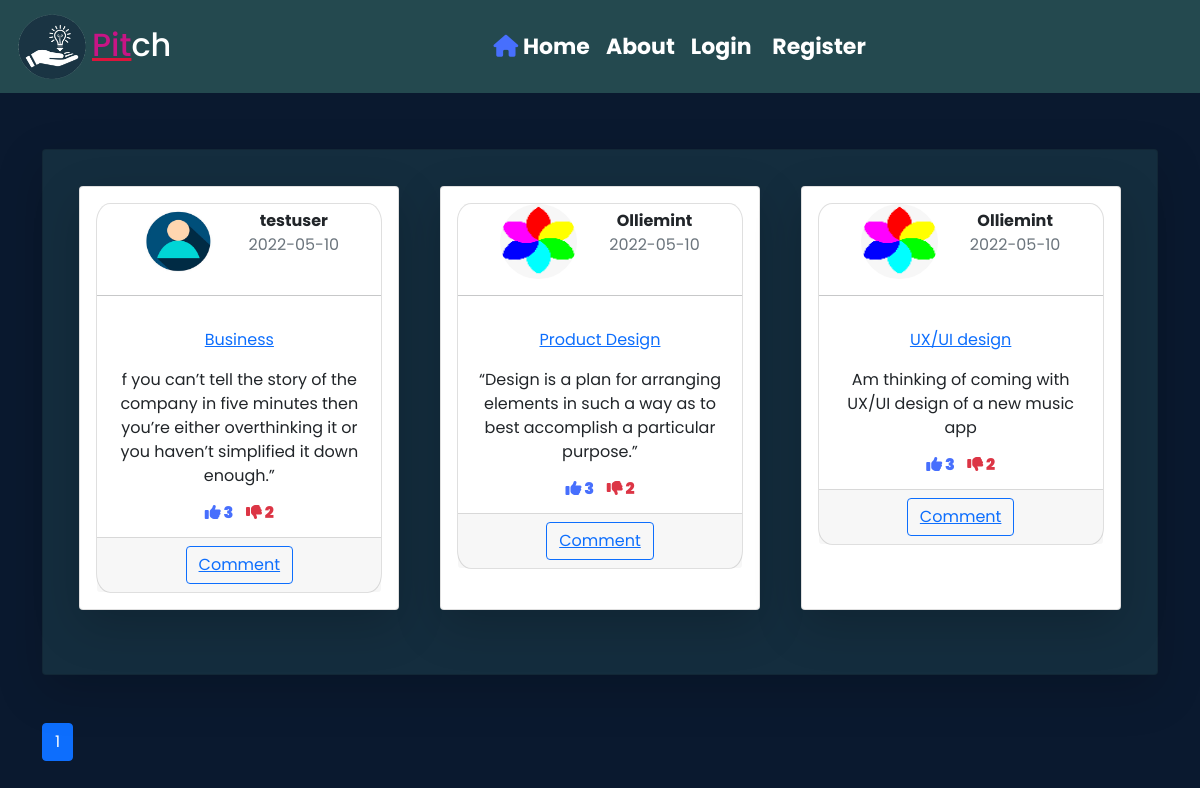
The app's page /home, older data.
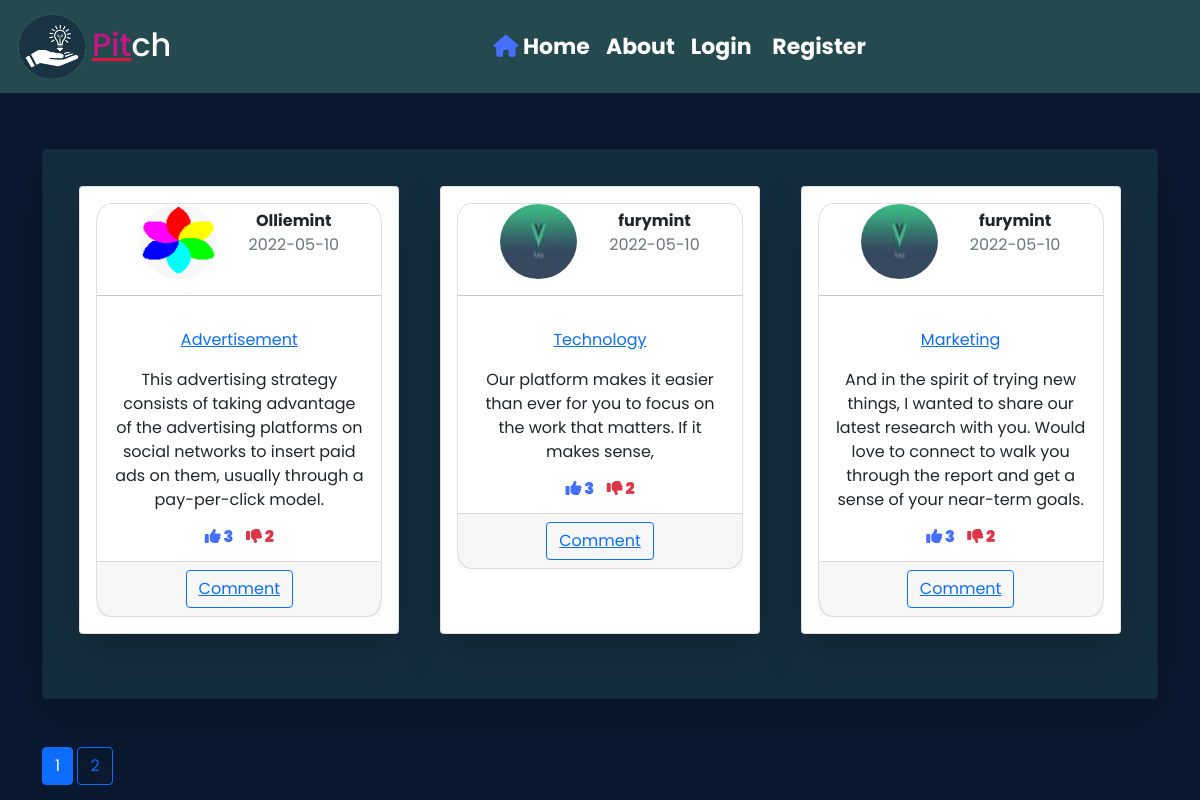
The same page, newer data.
### app/models.py (models this page shows, shortened)
class Pitch(db.Model):
    id = db.Column(db.Integer,primary_key=True)
    title =db.Column(db.String(100), nullable=False)
    posted = db.Column(db.DateTime,nullable = False, default = datetime.utcnow)
    pitch = db.Column(db.Text, nullable = False)
    user_id = db.Column(db.Integer, db.ForeignKey('user.id'), nullable = False)

class User(db.Model,UserMixin):
    id = db.Column(db.Integer,primary_key=True)
    username =db.Column(db.String(15),unique=True, nullable=False)
    email =db.Column(db.String(100),unique=True, nullable=False)
    avatar =db.Column(db.String(60), nullable=False, default ='default.jpg')
    password =db.Column(db.String(60), nullable=False)
    pitchs = db.relationship('Pitch',backref = 'author', lazy =True)

### app/routes.py (the view)
@app.route('/')
@app.route('/home')
def home():
    page = request.args.get('page',1,type=int)
    pitches = Pitch.query.order_by(Pitch.posted.desc()).paginate(page=page, per_page=3)
    return render_template('home.html',pitches=pitches)

### app/templates/home.html
{%extends 'base.html' %}
{% block content %}
    <div class="card shadow-lg p-3 mb-5 bg-white rounded" id="home">
        <div class="flex">
        {% for pitch in pitches.items %}
        <div class="card shadow-lg p-3 mb-5 bg-white rounded " style="width: 20rem;" id="cards">
            <div class="card text-center">
                <div class="header">
                    <div>
                <img class="rounded-circle" src="{{ url_for('static',filename='profiles/' + pitch.author.avatar) }}" alt="">
            </div>
            <div>
                <ul>
                    <li><strong>{{pitch.author.username}}</strong></li>
                    <li class="text-muted">{{ pitch.posted.strftime('%Y-%m-%d') }}</li>
                </ul>
            </div>
                </div>
                <hr>
                <div class="card-body">
                <p><a href="{{ url_for('pitched',pitch_id =pitch.id) }}">{{pitch.title}}</a></p>
                <p class="card-text">{{pitch.pitch}}</p>
                <div class="vote">
                    <i class="fa-solid fa-thumbs-up " id="icon1" style="color: #476FFD;"><span id="span1"> 3</span></i>
                    <i class="fa-solid fa-thumbs-down" id="icon2" style="color: #DC3545;"><span id="span2"> 2</span></i>
                </div>
                </div>
                <div class="card-footer text-muted">
                <button type="submit" class="btn btn-outline-primary"><a href="{{ url_for('comment') }}">Comment</a></button>
                </div>
            </div>
        </div>
        {% endfor %}
    </div>
    </div>
    {% for page_num in pitches.iter_pages()  %}
        {% if page_num %}
            {% if pitches.page == page_num %}
              <a class="btn btn-primary" href="{{ url_for('home', page=page_num) }}">{{ page_num }}</a>
            {% else %}
              <a class="btn btn-outline-primary" href="{{ url_for('home', page=page_num) }}">{{ page_num }}</a>
            {% endif %}
        {% else %}
          ..
        {% endif %}
    {% endfor %}
{% endblock %}

Row changes from the older to the newer data that the page shows:
no longer on this page (row edited): Pitch: avatar (placeholder picture), author.username "testuser", posted "2022-05-10", title "Business", pitch "f you can’t tell the story of the company in five minutes then you’re either overthinking it or you haven’t simplified it down enough.”"
no longer on this page (row unchanged): Pitch: avatar (picture), author.username "Olliemint", posted "2022-05-10", title "Product Design", pitch "“Design is a plan for arranging elements in such a way as to best accomplish a particular purpose.”"
removed Pitch: avatar (picture), author.username "Olliemint", posted "2022-05-10", title "UX/UI design", pitch "Am thinking of coming with UX/UI design of a new music app"
added Pitch: avatar (picture), author.username "Olliemint", posted "2022-05-10", title "Advertisement", pitch "This advertising strategy consists of taking advantage of the advertising platforms on social networks to insert paid ads on them, usually through a pay-per-click model."
added Pitch: avatar (picture), author.username "furymint", posted "2022-05-10", title "Technology", pitch "Our platform makes it easier than ever for you to focus on the work that matters. If it makes sense,"
added Pitch: avatar (picture), author.username "furymint", posted "2022-05-10", title "Marketing", pitch "And in the spirit of trying new things, I wanted to share our latest research with you. Would love to connect to walk you through the report and get a sense of your near-term goals."
Text that changed along with them:
new list line: "2"
